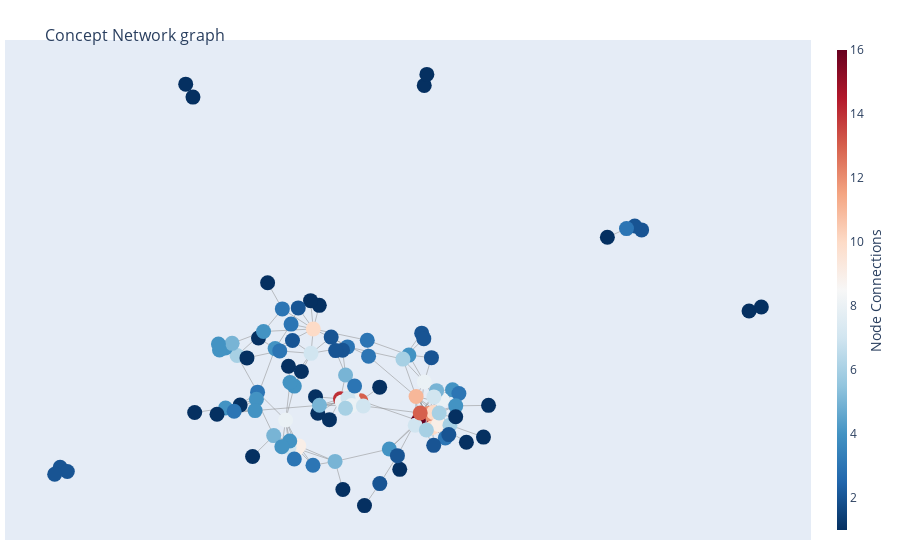

Notebook cell for this chart:
### Code cell
fig = go.Figure(data=[edge_trace,node_trace],
               layout=go.Layout(title='<br>Concept Network graph',
                               titlefont=dict(size=16),showlegend=False,hovermode='closest',
                                margin=dict(b=20,l=5,r=5,t=40),annotations=[dict(text="",showarrow=False,xref="paper",yref="paper")],
                               xaxis=dict(showgrid=False,zeroline=False,showticklabels=False),
                               yaxis=dict(showgrid=False,zeroline=False,showticklabels=False)))

#plotting the graph
iplot(fig)

### Figure 1 — Plotly figure (JSON) as saved in the notebook; plotly's stock layout.template omitted (floating-point values rounded to 4 significant figures; data arrays with more than 128 entries replaced by an {"elided": "..."} marker saying what was removed)
{"data": [{"hoverinfo": "none", "line": {"color": "#888", "width": 0.5}, "mode": "lines", "type": "scatter", "x": {"elided": "735 float values"}, "y": {"elided": "735 float values"}}, {"hoverinfo": "text", "marker": {"color": [6, 14, 9, 9, 2, 2, 6, 4, 10, 4, 4, 13, 14, 5, 12, 16, 4, 8, 10, 11, 7, 8, 3, 3, 3, 9, 2, 2, 9, 5, 7, 8, 4, 1, 4, 2, 2, 8, 7, 8, 6, 3, 8, 3, 7, 3, 7, 2, 4, 3, 3, 13, 7, 4, 2, 2, 4, 1, 2, 6, 4, 5, 4, 3, 10, 2, 2, 6, 1, 1, 6, 3, 5, 1, 1, 1, 4, 4, 4, 4, 1, 4, 2, 1, 3, 1, 1, 2, 1, 3, 1, 1, 1, 6, 5, 1, 1, 3, 1, 3, 1, 2, 2, 1, 5, 1, 1, 1, 2, 1, 1, 1, 1, 1, 1], "colorbar": {"thickness": 10, "title": {"side": "right", "text": "Node Connections"}, "xanchor": "left"}, "colorscale": [[0, "rgb(103,0,31)"], [0.1, "rgb(178,24,43)"], [0.2, "rgb(214,96,77)"], [0.3, "rgb(244,165,130)"], [0.4, "rgb(253,219,199)"], [0.5, "rgb(247,247,247)"], [0.6, "rgb(209,229,240)"], [0.7, "rgb(146,197,222)"], [0.8, "rgb(67,147,195)"], [0.9, "rgb(33,102,172)"], [1, "rgb(5,48,97)"]], "line": {"width": 0}, "reversescale": true, "showscale": true, "size": 15}, "mode": "markers", "text": ["html # of connections: 6", "css # of connections: 14", "hibernate # of connections: 9", "spring # of connections: 9", "ruby # of connections: 2", "ruby-on-rails # of connections: 2", "ios # of connections: 6", "swift # of connections: 4", "html5 # of connections: 10", "c # of connections: 4", "c++ # of connections: 4", "asp.net # of connections: 13", "c# # of connections: 14", "objective-c # of connections: 5", "javascript # of connections: 12", "jquery # of connections: 16", "redux # of connections: 4", "reactjs # of connections: 8", "php # of connections: 10", "mysql # of connections: 11", "spring-mvc # of connections: 7", ".net # of connections: 8", "react-native # of connections: 3", "spring-boot # of connections: 3", "less # of connections: 3", "sass # of connections: 9", "hadoop # of connections: 2", "apache-spark # of connections: 2", "sql-server # of connections: 9", "express # of connections: 5", "node.js # of connections: 7", "mongodb # of connections: 8", "iphone # of connections: 4", "github # of connections: 1", "git # of connections: 4", "excel # of connections: 2", "excel-vba # of connections: 2", "entity-framework # of connections: 8", "linq # of connections: 7", "wcf # of connections: 8", "wpf # of connections: 6", "android # of connections: 3", "java # of connections: 8", "scala # of connections: 3", "ajax # of connections: 7", "django # of connections: 3", "python # of connections: 7", "vba # of connections: 2", "xcode # of connections: 4", "apache # of connections: 3", "nginx # of connections: 3", "angularjs # of connections: 13", "asp.net-web-api # of connections: 7", "laravel # of connections: 4", "plsql # of connections: 2", "oracle # of connections: 2", "json # of connections: 4", "xml # of connections: 1", "flask # of connections: 2", "wordpress # of connections: 6", "java-ee # of connections: 4", "maven # of connections: 5", "jsp # of connections: 4", "bash # of connections: 3", "linux # of connections: 10", "angular2 # of connections: 2", "typescript # of connections: 2", "codeigniter # of connections: 6", "tdd # of connections: 1", "agile # of connections: 1", "twitter-bootstrap # of connections: 6", "web-services # of connections: 3", "rest # of connections: 5", "testing # of connections: 1", "selenium # of connections: 1", "android-studio # of connections: 1", "redis # of connections: 4", "jenkins # of connections: 4", "docker # of connections: 4", "amazon-web-services # of connections: 4", "angular # of connections: 1", "osx # of connections: 4", "machine-learning # of connections: 2", "qt # of connections: 1", "windows # of connections: 3", "ubuntu # of connections: 1", "ionic-framework # of connections: 1", "elasticsearch # of connections: 2", "vue.js # of connections: 1", "r # of connections: 3", "embedded # of connections: 1", "go # of connections: 1", "visual-studio # of connections: 1", "postgresql # of connections: 6", "sql # of connections: 5", "unix # of connections: 1", "eclipse # of connections: 1", "vb.net # of connections: 3", "unity3d # of connections: 1", "devops # of connections: 3", "drupal # of connections: 1", "shell # of connections: 2", "bootstrap # of connections: 2", "xamarin # of connections: 1", "azure # of connections: 5", "mvc # of connections: 1", "haskell # of connections: 1", "api # of connections: 1", "twitter-bootstrap-3 # of connections: 2", "regex # of connections: 1", "perl # of connections: 1", "cloud # of connections: 1", "photoshop # of connections: 1", "powershell # of connections: 1", "matlab # of connections: 1"], "type": "scatter", "x": [0.185, 0.1961, -0.1404, -0.1359, 0.166, 0.1712, -0.2874, -0.3162, 0.1924, -0.1468, -0.1574, 0.01631, -0.03344, -0.2996, 0.1821, 0.1578, 0.2417, 0.2159, 0.195, 0.1522, -0.1598, -0.02921, 0.2573, -0.1469, 0.2239, 0.2073, 0.706, 0.6892, -0.005037, 0.2026, 0.1959, 0.1723, -0.3306, -0.2348, -0.1939, -0.7219, -0.7043, -0.001626, -0.01503, -0.006048, -0.02114, -0.2371, -0.1681, 0.6689, 0.15, -0.01625, -0.1059, -0.7353, -0.3331, 0.03548, 0.03233, 0.1624, 0.02255, 0.2497, -0.02839, -0.04529, 0.08652, 0.1121, -0.05631, 0.2354, -0.158, -0.1974, -0.1774, -0.1548, -0.1002, 0.1064, 0.06307, 0.2089, 0.1722, 0.1787, 0.1774, -0.101, -0.04672, -0.4135, -0.3957, -0.2798, 0.1345, -0.2399, -0.3157, -0.2432, 0.02549, -0.2224, -0.1513, -0.1611, -0.1762, -0.08548, 0.2495, 0.1899, 0.3301, -0.1826, -0.1294, -0.3915, -0.09472, 0.1199, -0.02094, -0.1069, -0.2493, 0.001179, -0.08915, -0.2946, 0.3177, -0.1371, 0.2325, -0.0606, -0.08507, 0.06281, 0.6219, -0.02752, 0.1954, 0.9699, 1, -0.3367, 0.2757, -0.2124, -0.2631], "y": [-0.1173, -0.1328, -0.2132, -0.2053, 0.1411, 0.1242, 0.07239, 0.09576, -0.1487, -0.02161, -0.01045, -0.06663, -0.06061, 0.1098, -0.1059, -0.1279, -0.03273, -0.06372, -0.1026, -0.05369, -0.2103, -0.07007, -0.04424, -0.2455, -0.1811, -0.1397, 0.4582, 0.4703, -0.04379, -0.03558, -0.05476, -0.008704, 0.08935, 0.1263, 0.09359, -0.2707, -0.2837, -0.06672, -0.05797, -0.08136, -0.08968, -0.04021, -0.1257, 0.4622, -0.1419, 0.09888, 0.07895, -0.2926, 0.1078, 0.07041, 0.1192, -0.104, -0.08261, -0.08231, 0.08889, 0.08751, -0.2147, -0.2773, 0.1289, -0.1416, -0.1903, -0.1736, -0.2079, 0.1689, 0.154, -0.2352, -0.3211, -0.1044, 0.9022, 0.936, -0.1563, -0.2647, -0.2529, 0.9059, 0.8661, -0.07958, 0.07361, -0.06211, -0.08902, -0.09677, -0.3887, 0.1461, 0.1186, 0.03926, 0.2155, 0.2265, -0.1157, 0.06582, -0.08072, 0.08662, 0.02352, -0.1028, -0.05446, 0.06134, 0.01265, 0.2409, -0.2377, -0.0213, -0.1048, -0.09905, -0.1782, 0.2187, -0.1705, -0.1246, -0.08061, -0.02478, 0.4356, -0.3393, -0.2036, 0.209, 0.2212, -0.1082, -0.1939, 0.2961, 0.06497]}], "layout": {"annotations": [{"showarrow": false, "text": "", "xref": "paper", "yref": "paper"}], "hovermode": "closest", "margin": {"b": 20, "l": 5, "r": 5, "t": 40}, "showlegend": false, "title": {"font": {"size": 16}, "text": "<br>Concept Network graph"}, "xaxis": {"showgrid": false, "showticklabels": false, "zeroline": false}, "yaxis": {"showgrid": false, "showticklabels": false, "zeroline": false}}}
